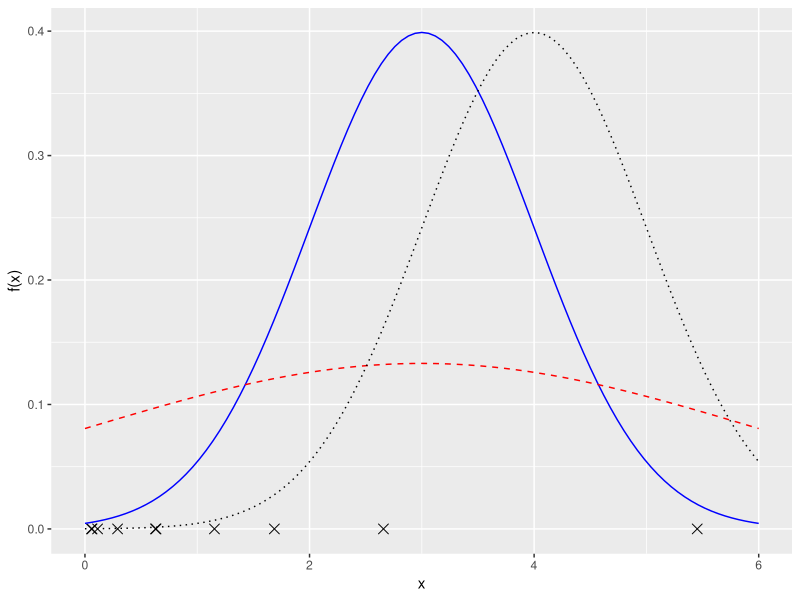
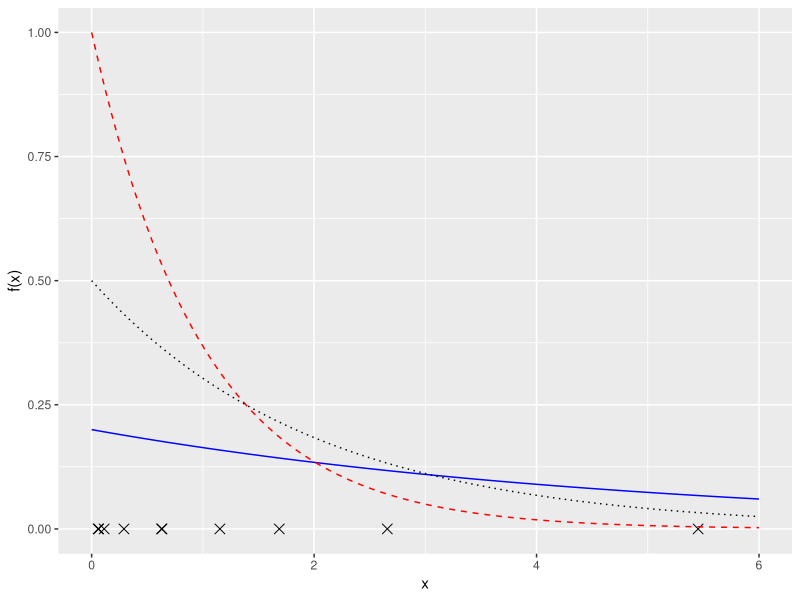
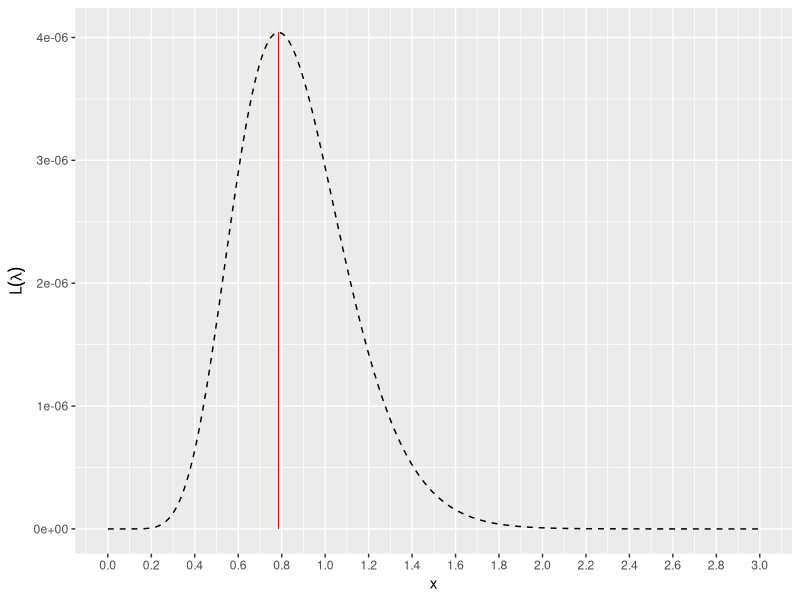
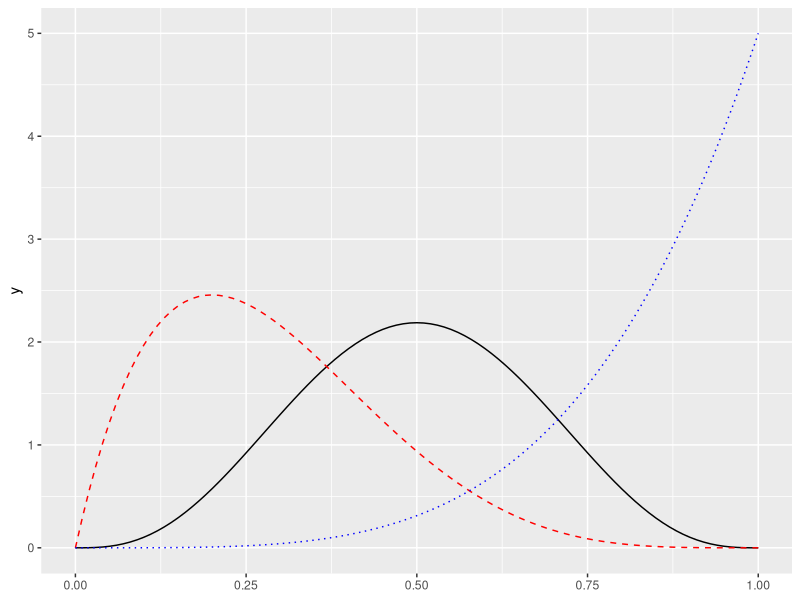
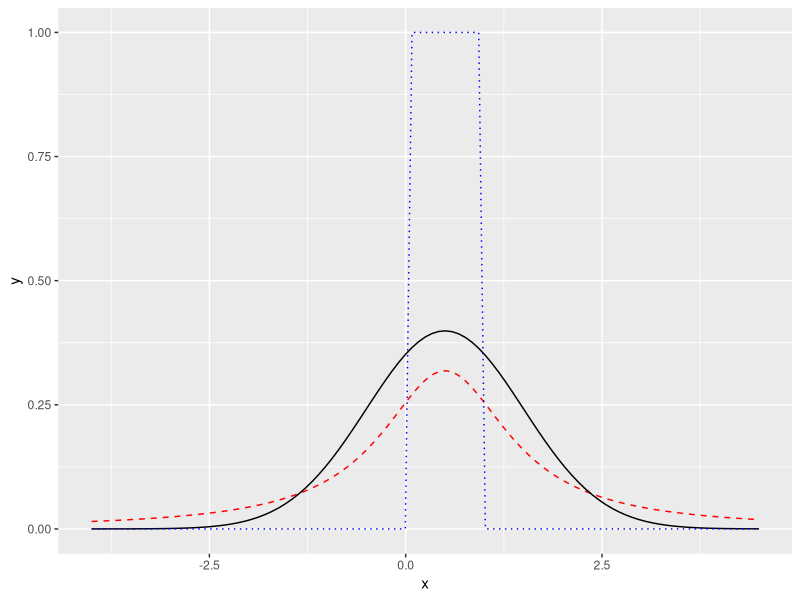

These charts were generated, in order, by the following R code:
## ---- chunk 1
set.seed(123)
x <- rexp(10, 0.5)
## ---- chunk 2
x
## ---- chunk 3
library(ggplot2)
tibble::tibble(x = x, y = 0) |>
  ggplot(aes(x = x, y = y)) +
  geom_point(shape = 4, size = 3) +
  stat_function(fun = dnorm, args = list(mean = 3, sd = 1), color = "blue") +
  stat_function(fun = dnorm, args = list(mean = 3, sd = 3),
                linetype = "dashed", color = "red") +
  stat_function(fun = dnorm, args = list(mean = 4, sd = 1),
                linetype = "dotted") +
  xlab("x") +
  ylab("f(x)") +
  xlim(0, 6)
## ---- chunk 4
library(ggplot2)

tibble::tibble(x = x, y = 0) |>
  ggplot(aes(x = x, y = y)) +
  geom_point(shape = 4, size = 3) +
  stat_function(fun = dexp, args = list(rate = 0.2), color = "blue") +
  stat_function(fun = dexp, args = list(rate = 1),
                linetype = "dashed", color = "red") +
  stat_function(fun = dexp, args = list(rate = 0.5),
                linetype = "dotted") +
  xlab("x") +
  ylab("f(x)") +
  xlim(0, 6)
## ---- chunk 5
likelihood <- function(lambda) {
  lambda^10 * exp(-lambda * sum(x))
}
## ---- chunk 6
likelihood(0.1)
## ---- chunk 7
library(dplyr)
mle <- 1 / mean(x)
tibble::tibble(x = seq(0, 3, length.out = 1000), y = likelihood(x)) |>
  ggplot(aes(x = x, y = y)) +
  geom_line(linetype = "dashed") + 
  geom_segment(x = mle, xend = mle, y = 0, yend = likelihood(mle),
               color = "red", linewidth = 0.1) +
  ylab(expression(L(lambda))) +
  scale_x_continuous(breaks = seq(0, 3, by = 0.2))
## ---- chunk 8
1 / mean(x)
## ---- chunk 9

ggplot() +
  stat_function(fun = dbeta, args = list(shape1 = 4,  shape2 = 4)) +
  stat_function(fun = dbeta, args = list(shape1 = 2,  shape2 = 5),
                linetype = "dashed", color = "red") +
  stat_function(fun = dbeta, args = list(shape1 = 5,  shape2 = 1),
                linetype = "dotted", color = "blue") +
  xlim(0, 1)
## ---- chunk 10


tibble::tibble(x = seq(-4, 4.5, length.out = 1000), y = dt(x - 0.5, df = 1)) |>
  ggplot(aes(x = x,  y = y)) +
  geom_line(linetype = "dashed", color = "red") +
  stat_function(fun = dnorm, args = list(mean = 0.5)) +
  stat_function(fun = dbeta, args = list(shape1 = 1,  shape2 = 1),
                linetype = "dotted", color = "blue") +
  xlim(-4, 4.5)
## ---- chunk 11
x
sqrt(2 / mean(x^2))
